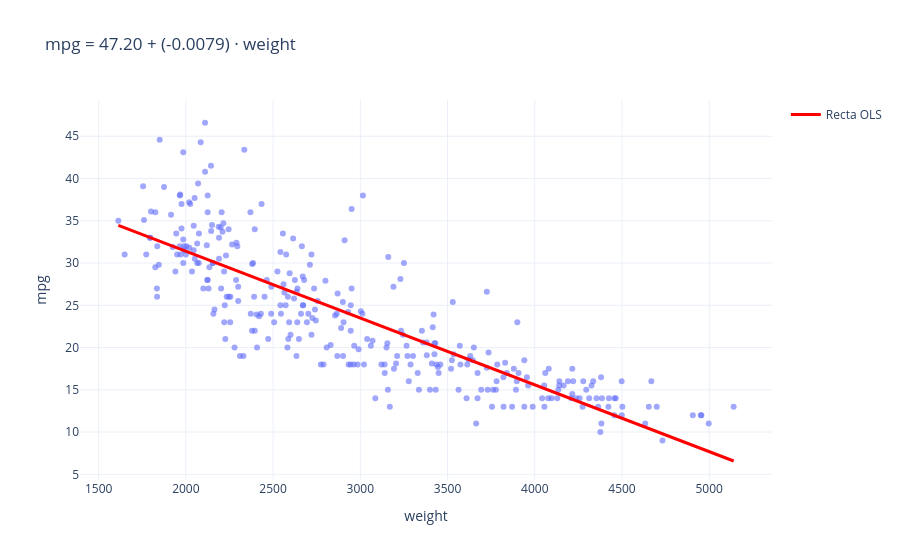

The cell this chart's notebook holds for it:
### Markdown cell above
### 🔍 Cómo leer el resumen: sólo 3 cosas
El resumen tiene muchos números. Por ahora fíjate en:

| Dónde | Qué es |
|---|---|
| `R-squared` (arriba a la derecha) | % de la variación de `mpg` que explica el modelo |
| Columna `coef` | Los coeficientes $\beta_0$ (`const`) y $\beta_1$ (`weight`) |
| Columna `P>\|t\|` | **p-value**: si es < 0.05, la variable es **significativa** |

✍️ Escribe los 3 valores de tu modelo:
- R² = 69%
- $\beta_0$ = 47.2 , $\beta_1$ = -0.0079 
- p-value de `weight` = 0.00 no se rechaza h0

### Code cell
# Visualizar la recta ajustada
# Llama a plot_simple_regression(X_train['weight'], y_train, modelo_simple)
# ✍️ Tu código aquí
plot_simple_regression(X_train['weight'], y_train, modelo_simple)

### Figure 1 — Plotly figure (JSON) as saved in the notebook; plotly's stock layout.template omitted (floating-point values rounded to 4 significant figures; data arrays with more than 128 entries replaced by an {"elided": "..."} marker saying what was removed)
{"data": [{"hovertemplate": "weight=%{x}<br>mpg=%{y}<extra></extra>", "legendgroup": "", "marker": {"color": "#636efa", "opacity": 0.6, "symbol": "circle"}, "mode": "markers", "name": "", "orientation": "v", "showlegend": false, "type": "scatter", "x": {"elided": "313 int values"}, "xaxis": "x", "y": {"elided": "313 float values"}, "yaxis": "y"}, {"line": {"color": "red", "width": 3}, "mode": "lines", "name": "Recta OLS", "type": "scatter", "x": [1613.0, 1649.0, 1684.0, 1720.0, 1756.0, 1791.0, 1827.0, 1862.0, 1898.0, 1934.0, 1969.0, 2005.0, 2041.0, 2076.0, 2112.0, 2147.0, 2183.0, 2219.0, 2254.0, 2290.0, 2326.0, 2361.0, 2397.0, 2432.0, 2468.0, 2504.0, 2539.0, 2575.0, 2611.0, 2646.0, 2682.0, 2717.0, 2753.0, 2789.0, 2824.0, 2860.0, 2896.0, 2931.0, 2967.0, 3002.0, 3038.0, 3074.0, 3109.0, 3145.0, 3181.0, 3216.0, 3252.0, 3287.0, 3323.0, 3359.0, 3394.0, 3430.0, 3466.0, 3501.0, 3537.0, 3572.0, 3608.0, 3644.0, 3679.0, 3715.0, 3751.0, 3786.0, 3822.0, 3857.0, 3893.0, 3929.0, 3964.0, 4000.0, 4036.0, 4071.0, 4107.0, 4142.0, 4178.0, 4214.0, 4249.0, 4285.0, 4321.0, 4356.0, 4392.0, 4427.0, 4463.0, 4499.0, 4534.0, 4570.0, 4606.0, 4641.0, 4677.0, 4712.0, 4748.0, 4784.0, 4819.0, 4855.0, 4891.0, 4926.0, 4962.0, 4997.0, 5033.0, 5069.0, 5104.0, 5140.0], "y": [34.45, 34.17, 33.89, 33.61, 33.33, 33.04, 32.76, 32.48, 32.2, 31.92, 31.64, 31.35, 31.07, 30.79, 30.51, 30.23, 29.95, 29.67, 29.38, 29.1, 28.82, 28.54, 28.26, 27.98, 27.69, 27.41, 27.13, 26.85, 26.57, 26.29, 26.0, 25.72, 25.44, 25.16, 24.88, 24.6, 24.32, 24.03, 23.75, 23.47, 23.19, 22.91, 22.63, 22.34, 22.06, 21.78, 21.5, 21.22, 20.94, 20.65, 20.37, 20.09, 19.81, 19.53, 19.25, 18.97, 18.68, 18.4, 18.12, 17.84, 17.56, 17.28, 16.99, 16.71, 16.43, 16.15, 15.87, 15.59, 15.3, 15.02, 14.74, 14.46, 14.18, 13.9, 13.62, 13.33, 13.05, 12.77, 12.49, 12.21, 11.93, 11.64, 11.36, 11.08, 10.8, 10.52, 10.24, 9.955, 9.673, 9.392, 9.11, 8.829, 8.547, 8.265, 7.984, 7.702, 7.421, 7.139, 6.858, 6.576]}], "layout": {"legend": {"tracegroupgap": 0}, "title": {"text": "mpg = 47.20 + (-0.0079) · weight"}, "xaxis": {"anchor": "y", "domain": [0, 1], "title": {"text": "weight"}}, "yaxis": {"anchor": "x", "domain": [0, 1], "title": {"text": "mpg"}}}}
